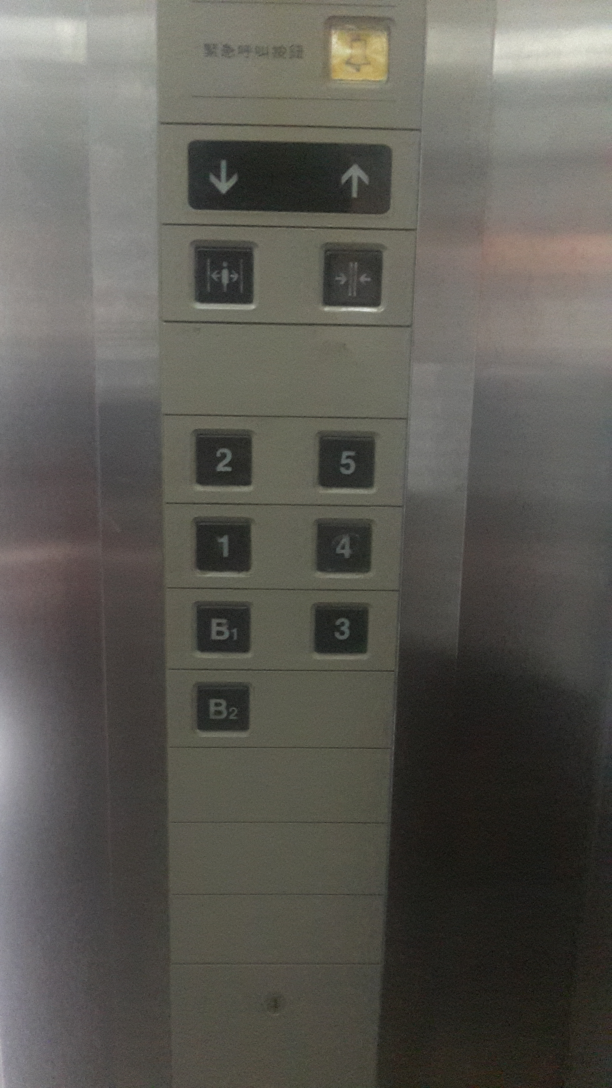
#> input picture evpicture/home.jpg, 1836 x 3264 px (shown at 1/3 size); its folder holds only this picture in this run
$ python -i detectSquare.py   (imports and definitions only)
#> lines starting #> are read from the running program, lines starting #| are printed output that depends on the picture; after the words box and inside, x2 and y2 are one past the last pixel; in counts of white or black regions, pixels touching at a corner belong together
### shapedetector.py
# import the necessary packages
import cv2

class ShapeDetector:
	def __init__(self):
		pass

	def detect(self, c):
		# initialize the shape name and approximate the contour
		shape = "unidentified"
		peri = cv2.arcLength(c, True)
		approx = cv2.approxPolyDP(c, 0.04 * peri, True)

		# if the shape is a triangle, it will have 3 vertices
		if len(approx) == 3:
			shape = "triangle"

		# if the shape has 4 vertices, it is either a square or
		# a rectangle
		elif len(approx) == 4:
			# compute the bounding box of the contour and use the
			# bounding box to compute the aspect ratio
			(x, y, w, h) = cv2.boundingRect(approx)
			ar = w / float(h)

			# a square will have an aspect ratio that is approximately
			# equal to one, otherwise, the shape is a rectangle
			shape = "square" if ar >= 0.95 and ar <= 1.05 else "rectangle"

		# if the shape is a pentagon, it will have 5 vertices
		elif len(approx) == 5:
			shape = "pentagon"

		# otherwise, we assume the shape is a circle
		else:
			shape = "circle"

		# return the name of the shape
		return shape

### detectSquare.py

from detectImgModel.imgHandler import ImageHandler
from detectImgModel.squareImgHandler import SquareImgHandler
import matplotlib.pyplot as plt
from shapedetector import ShapeDetector
import argparse
import imutils
import cv2
def detectSquare(imagePath):

    # load the image and resize it to a smaller factor so that
    # the shapes can be approximated better
#> called with imagePath = 'evpicture/home.jpg'
    image = cv2.imread(imagePath)
#> image is the input picture: shape (3264, 1836, 3); mean B, G, R 84.3, 90.7, 92.6
    resizedImg = imutils.resize(image, width=300)
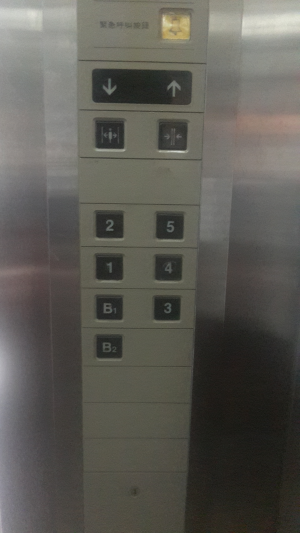
#> resizedImg: shape (533, 300, 3); mean B, G, R 84.3, 90.7, 92.6
    ratio = image.shape[0] / float(resizedImg.shape[0])
#> ratio = 6.12

    # convert the resized image to grayscale, blur it slightly,
    # and threshold it
    gray = cv2.cvtColor(resizedImg, cv2.COLOR_BGR2GRAY)
    blurred = cv2.GaussianBlur(gray, (5, 5), 0)
    thresh = cv2.threshold(blurred, 60, 255, cv2.THRESH_BINARY)[1]
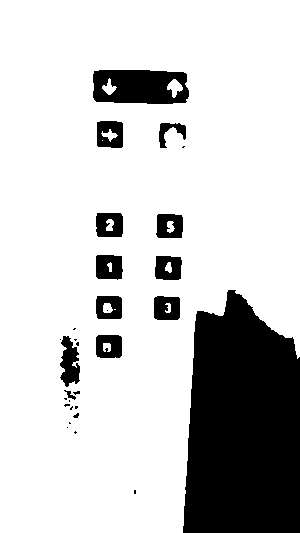
#> thresh: shape (533, 300); 79.9% white; 30 black regions (17 under 20 px)

    # find contours in the thresholded image and initialize the
    # shape detector
    cnts = cv2.findContours(thresh.copy(), cv2.RETR_EXTERNAL,
        cv2.CHAIN_APPROX_SIMPLE)
#> cnts = 1 contour; box (x1, y1, x2, y2) and area: (0, 0, 300, 533) 135168
    cnts = imutils.grab_contours(cnts)
    sd = ShapeDetector()

    # loop over the contours
    for c in cnts:
        # compute the center of the contour, then detect the name of the
        # shape using only the contour
        M = cv2.moments(c)
        print(M)
        cX = int((M["m10"] / M["m00"]))
        cY = int((M["m01"] / M["m00"]))
        shape = sd.detect(c)

        # multiply the contour (x, y)-coordinates by the resize ratio,
        # then draw the contours and the name of the shape on the image
        c = c.astype("float")
        c *= ratio
        c = c.astype("int")
        cv2.drawContours(resizedImg, [c], -1, (0, 255, 0), 2)
        cv2.putText(resizedImg, shape, (cX, cY), cv2.FONT_HERSHEY_SIMPLEX,
            0.5, (255, 255, 255), 2)

        # show the output image
        cv2.imshow("Image", resizedImg)
        cv2.waitKey(0)
#> this loop made 1 pass
#> (cX, cY, shape, peri in detect) on pass 1: (133, 237, 'circle', 1776.1)
#> (printed output is left out)
#> pass 1, in detectSquare, `cv2.imshow("Image", resizedImg)`:
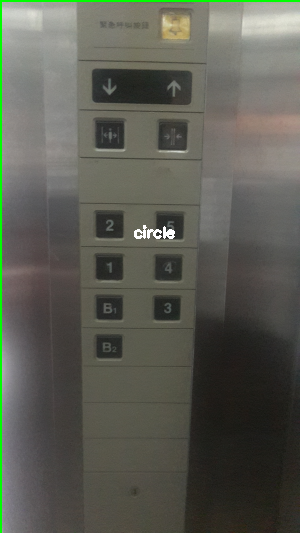
#> window 'Image': shape (533, 300, 3); mean B, G, R 83.2, 92.2, 91.4

>>> result = detectSquare('evpicture/home.jpg')
